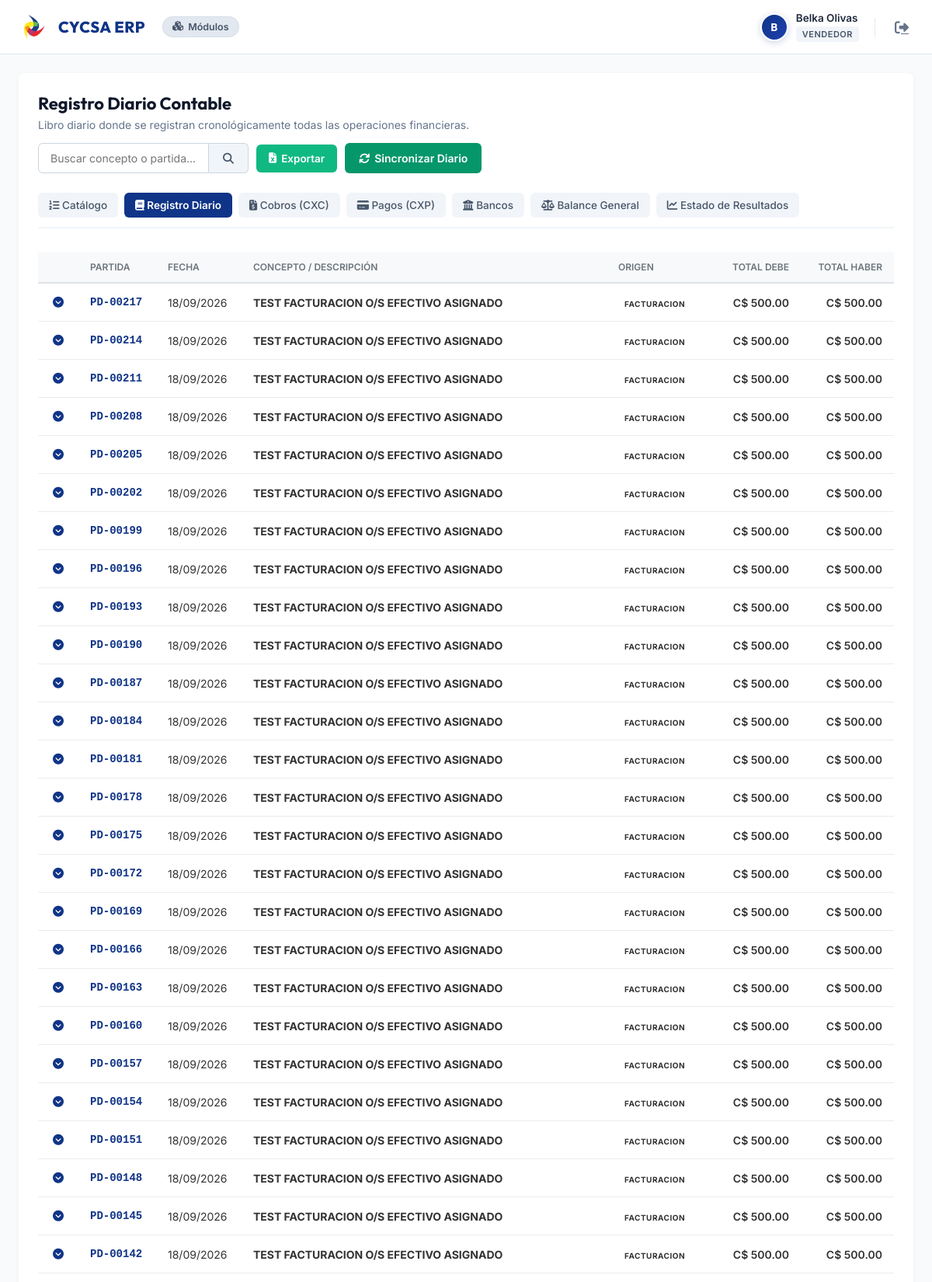
Screenshot of /publico/contabilidad/diario (signed in, upper part) with the database file from the repository.
### tables this page shows
CREATE TABLE `partidas_diario` (
  `id` int(11) NOT NULL AUTO_INCREMENT,
  `num_partida` varchar(50) NOT NULL,
  `fecha` date NOT NULL,
  `concepto` text NOT NULL,
  `origen` varchar(100) NOT NULL DEFAULT 'MANUAL',
  `origen_id` int(11) DEFAULT NULL,
  `fecha_creacion` timestamp NOT NULL DEFAULT current_timestamp(),
  PRIMARY KEY (`id`),
  UNIQUE KEY `num_partida` (`num_partida`)
);

### app/Modulos/Contabilidad/Vistas/diario.php (the view, shortened to what the rows shown need)
<div style="background: white; padding: 25px; border-radius: 8px; box-shadow: 0 2px 10px rgba(0,0,0,0.03);">
    <div class="header-flex" style="margin-bottom: 25px; display: flex; justify-content: space-between; align-items: center; flex-wrap: wrap; gap: 15px;">
        <div>
            <h2 style="margin: 0; color: #0f172a; font-family: 'Outfit', sans-serif; font-size: 22px; font-weight: 700;">Registro Diario Contable</h2>
        </div>
    </div>
    <div style="overflow-x: auto;">
        <table class="tabla-cycsa">
            <thead>
                <tr>
                    <th style="width: 50px;"></th>
                    <th style="width: 100px;">Partida</th>
                    <th style="width: 110px;">Fecha</th>
                    <th>Concepto / Descripción</th>
                    <th style="width: 130px;">Origen</th>
                    <th style="width: 120px; text-align: right;">Total Debe</th>
                    <th style="width: 120px; text-align: right;">Total Haber</th>
                </tr>
            </thead>
            <tbody>
                <?php if (empty($asientos)): ?>
                    <tr>
                        <td colspan="7" style="text-align: center; color: #94a3b8; padding: 30px;">
                            <i class="fa-solid fa-folder-open" style="font-size: 28px;"></i><br><br>
                            No hay asientos registrados en el libro diario. Haz clic en "Sincronizar Diario" para importar movimientos.
                        </td>
                    </tr>
                <?php else: ?>
                    <?php foreach ($asientos as $as): ?>
                        <tr onclick="toggleDetalles(<?= $as['id'] ?>, this)" style="cursor: pointer; transition: background-color 0.2s;">
                            <td style="text-align: center;">
                                <button type="button" class="btn-toggle-det" style="pointer-events: none;">
                                    <i class="fa-solid fa-circle-chevron-down"></i>
                                </button>
                            </td>
                            <td style="font-family: monospace; font-weight: 700; color: var(--cycsa-azul);"><?= htmlspecialchars($as['num_partida'], ENT_QUOTES, 'UTF-8') ?></td>
                            <td><?= date('d/m/Y', strtotime($as['fecha'])) ?></td>
                            <td>
                                <strong><?= htmlspecialchars($as['concepto'], ENT_QUOTES, 'UTF-8') ?></strong>
                            </td>
                            <td>
                                <?php
                                $origenMap = [
                                    'MANUAL' => 'Asiento Manual',
                                    'CXC' => 'Factura Cliente',
                                    'CXC_PAGO' => 'Cobro / Abono',
                                    'CXP' => 'Factura Proveedor',
                                    'CXP_PAGO' => 'Pago Realizado',
                                    'BANCO_TX' => 'Transacción Banco',
                                    'BANCO_APERTURA' => 'Saldo Inicial'
                                ];
                                $lblOrigen = $origenMap[strtoupper($as['origen'])] ?? $as['origen'];
                                ?>
                                <span class="badge-origen origen-<?= strtolower($as['origen']) ?>">
                                    <?= htmlspecialchars($lblOrigen, ENT_QUOTES, 'UTF-8') ?>
                                </span>
                            </td>
                            <td style="text-align: right; font-weight: 600;">C$ <?= number_format($as['total_debe'], 2, '.', ',') ?></td>
                            <td style="text-align: right; font-weight: 600;">C$ <?= number_format($as['total_haber'], 2, '.', ',') ?></td>
                        </tr>
                    <?php endforeach; ?>
                <?php endif; ?>
            </tbody>
        </table>
    </div>
</div>

### rows the page displays
partidas_diario: num_partida "PD-00217", fecha "18/09/2026", concepto "TEST FACTURACION O/S EFECTIVO ASIGNADO", origen "FACTURACION", total_debe "500.00", total_haber "500.00"
partidas_diario: num_partida "PD-00214", fecha "18/09/2026", concepto "TEST FACTURACION O/S EFECTIVO ASIGNADO", origen "FACTURACION", total_debe "500.00", total_haber "500.00"
partidas_diario: num_partida "PD-00211", fecha "18/09/2026", concepto "TEST FACTURACION O/S EFECTIVO ASIGNADO", origen "FACTURACION", total_debe "500.00", total_haber "500.00"
partidas_diario: num_partida "PD-00208", fecha "18/09/2026", concepto "TEST FACTURACION O/S EFECTIVO ASIGNADO", origen "FACTURACION", total_debe "500.00", total_haber "500.00"
partidas_diario: num_partida "PD-00205", fecha "18/09/2026", concepto "TEST FACTURACION O/S EFECTIVO ASIGNADO", origen "FACTURACION", total_debe "500.00", total_haber "500.00"
partidas_diario: num_partida "PD-00202", fecha "18/09/2026", concepto "TEST FACTURACION O/S EFECTIVO ASIGNADO", origen "FACTURACION", total_debe "500.00", total_haber "500.00"
partidas_diario: num_partida "PD-00199", fecha "18/09/2026", concepto "TEST FACTURACION O/S EFECTIVO ASIGNADO", origen "FACTURACION", total_debe "500.00", total_haber "500.00"
partidas_diario: num_partida "PD-00196", fecha "18/09/2026", concepto "TEST FACTURACION O/S EFECTIVO ASIGNADO", origen "FACTURACION", total_debe "500.00", total_haber "500.00"
partidas_diario: num_partida "PD-00193", fecha "18/09/2026", concepto "TEST FACTURACION O/S EFECTIVO ASIGNADO", origen "FACTURACION", total_debe "500.00", total_haber "500.00"
partidas_diario: num_partida "PD-00190", fecha "18/09/2026", concepto "TEST FACTURACION O/S EFECTIVO ASIGNADO", origen "FACTURACION", total_debe "500.00", total_haber "500.00"
partidas_diario: num_partida "PD-00187", fecha "18/09/2026", concepto "TEST FACTURACION O/S EFECTIVO ASIGNADO", origen "FACTURACION", total_debe "500.00", total_haber "500.00"
partidas_diario: num_partida "PD-00184", fecha "18/09/2026", concepto "TEST FACTURACION O/S EFECTIVO ASIGNADO", origen "FACTURACION", total_debe "500.00", total_haber "500.00"
partidas_diario: num_partida "PD-00181", fecha "18/09/2026", concepto "TEST FACTURACION O/S EFECTIVO ASIGNADO", origen "FACTURACION", total_debe "500.00", total_haber "500.00"
partidas_diario: num_partida "PD-00178", fecha "18/09/2026", concepto "TEST FACTURACION O/S EFECTIVO ASIGNADO", origen "FACTURACION", total_debe "500.00", total_haber "500.00"
partidas_diario: num_partida "PD-00175", fecha "18/09/2026", concepto "TEST FACTURACION O/S EFECTIVO ASIGNADO", origen "FACTURACION", total_debe "500.00", total_haber "500.00"
partidas_diario: num_partida "PD-00172", fecha "18/09/2026", concepto "TEST FACTURACION O/S EFECTIVO ASIGNADO", origen "FACTURACION", total_debe "500.00", total_haber "500.00"
partidas_diario: num_partida "PD-00169", fecha "18/09/2026", concepto "TEST FACTURACION O/S EFECTIVO ASIGNADO", origen "FACTURACION", total_debe "500.00", total_haber "500.00"
partidas_diario: num_partida "PD-00166", fecha "18/09/2026", concepto "TEST FACTURACION O/S EFECTIVO ASIGNADO", origen "FACTURACION", total_debe "500.00", total_haber "500.00"
partidas_diario: num_partida "PD-00163", fecha "18/09/2026", concepto "TEST FACTURACION O/S EFECTIVO ASIGNADO", origen "FACTURACION", total_debe "500.00", total_haber "500.00"
partidas_diario: num_partida "PD-00160", fecha "18/09/2026", concepto "TEST FACTURACION O/S EFECTIVO ASIGNADO", origen "FACTURACION", total_debe "500.00", total_haber "500.00"
partidas_diario: num_partida "PD-00157", fecha "18/09/2026", concepto "TEST FACTURACION O/S EFECTIVO ASIGNADO", origen "FACTURACION", total_debe "500.00", total_haber "500.00"
partidas_diario: num_partida "PD-00154", fecha "18/09/2026", concepto "TEST FACTURACION O/S EFECTIVO ASIGNADO", origen "FACTURACION", total_debe "500.00", total_haber "500.00"
partidas_diario: num_partida "PD-00151", fecha "18/09/2026", concepto "TEST FACTURACION O/S EFECTIVO ASIGNADO", origen "FACTURACION", total_debe "500.00", total_haber "500.00"
partidas_diario: num_partida "PD-00148", fecha "18/09/2026", concepto "TEST FACTURACION O/S EFECTIVO ASIGNADO", origen "FACTURACION", total_debe "500.00", total_haber "500.00"
partidas_diario: num_partida "PD-00145", fecha "18/09/2026", concepto "TEST FACTURACION O/S EFECTIVO ASIGNADO", origen "FACTURACION", total_debe "500.00", total_haber "500.00"
partidas_diario: num_partida "PD-00142", fecha "18/09/2026", concepto "TEST FACTURACION O/S EFECTIVO ASIGNADO", origen "FACTURACION", total_debe "500.00", total_haber "500.00"

### other values shown
substr($_SESSION['usuario_nombre'] ?? 'U', 0, 1) "B"
$_SESSION['usuario_nombre'] "Belka Olivas"
